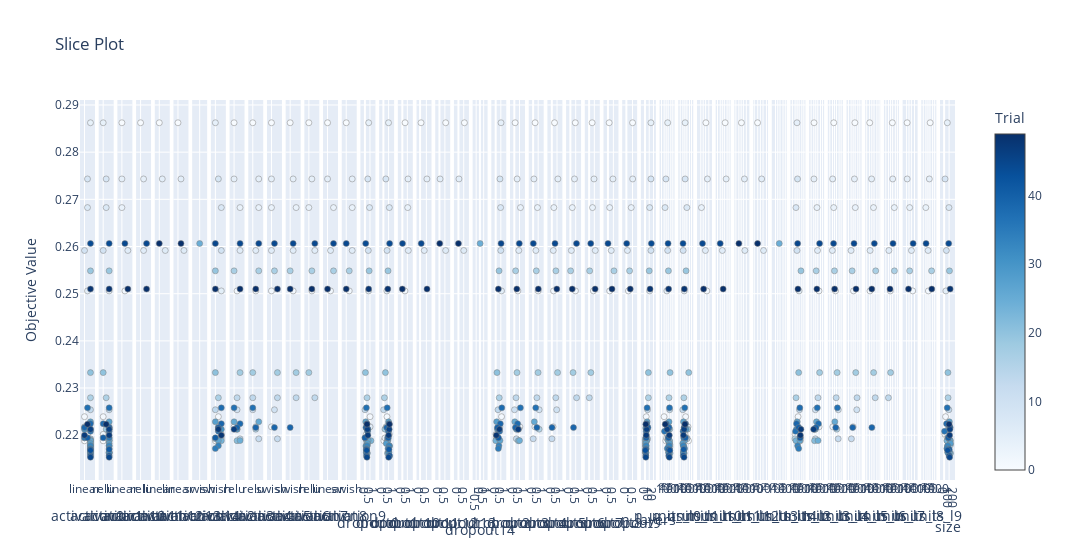

Notebook code for this chart:
### Markdown cell above
##### Clearly the trial number 45 is the best trial

### Code cell
optuna.visualization.plot_slice(study)
